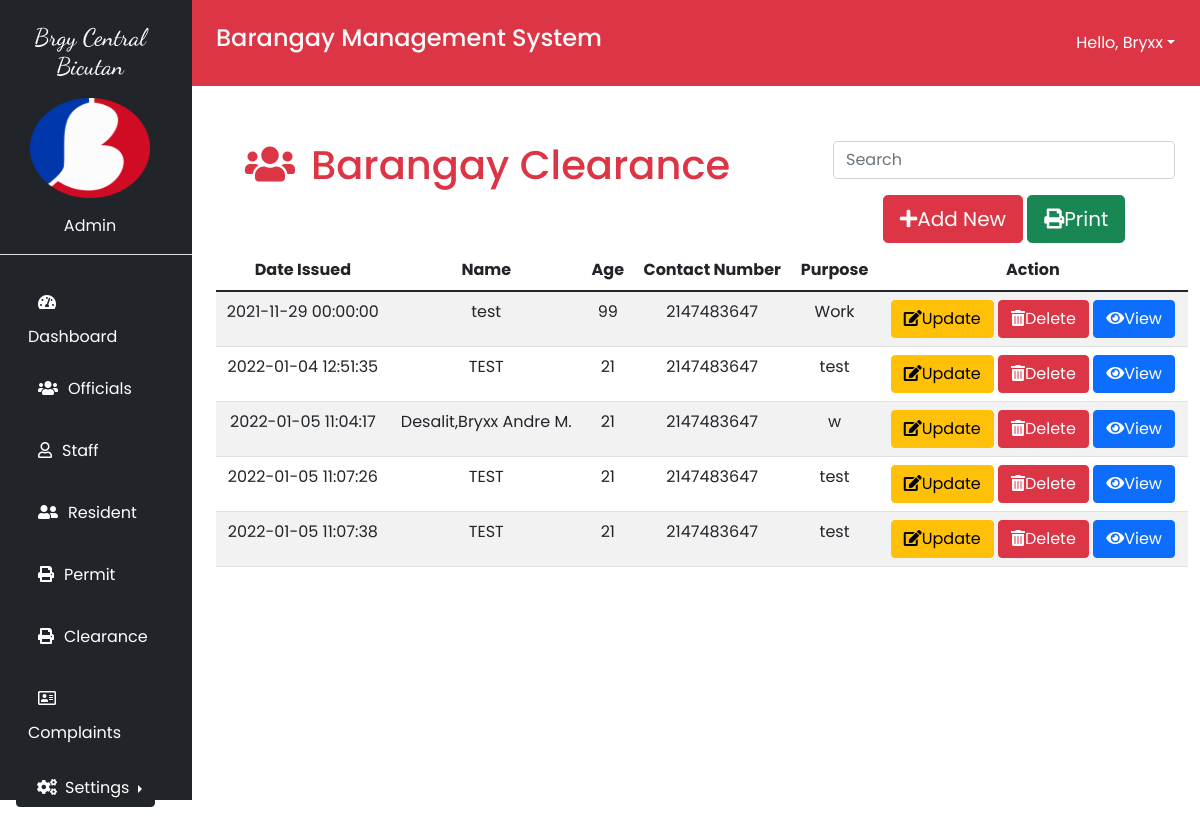
Page /barangay_clearance.php (signed in) on the committed database.
### tables this page shows
CREATE TABLE `tbl_info` (
  `id` int(11) NOT NULL,
  `barangayname` varchar(255) NOT NULL,
  `city` varchar(255) NOT NULL,
  `zipcode` int(20) NOT NULL,
  `images` varchar(250) NOT NULL
);

CREATE TABLE `tblclearance` (
  `id` int(11) NOT NULL,
  `DateIssued` datetime NOT NULL DEFAULT current_timestamp(),
  `Name` varchar(250) NOT NULL,
  `Age` int(11) NOT NULL,
  `ContactNumber` int(111) NOT NULL,
  `receipt` varchar(250) NOT NULL,
  `Purpose` varchar(250) NOT NULL
);

### barangay_clearance.php (the view, shortened to what this page needs)
<?php
require_once 'conn.php';
?>
<!DOCTYPE html>
<html lang="en">
<head>
    <link href="https://cdn.jsdelivr.net/npm/bootstrap@5.1.2/dist/css/bootstrap.min.css" rel="stylesheet">
    <link rel="stylesheet" href="https://use.fontawesome.com/releases/v5.15.4/css/all.css">
    <link rel="stylesheet" href="css/custom.css">
    <link href="https://fonts.googleapis.com/css2?family=Poppins:ital,wght@0,100;0,200;0,300;0,400;1,100;1,200;1,300&display=swap" rel="stylesheet"></head>
<body>
    <div class="row">
        <?php include 'sidebar.php'; ?>
          <div class="col-sm-10 p-0">
                <div class="bg-danger w-100 text-light p-4 d-flex justify-content-between">
                    <div>
                    <h4>Barangay Management System</h4>
                    </div>
                      <div class="btn-group">
                        <button type="button" class="btn btn-danger dropdown-toggle float-right" data-bs-toggle="dropdown">Hello, <?php echo ucwords($_SESSION['name']); ?></button>
                      </div>
                </div>
              <div class="container-fluid">
                  <div class="btn mt-5 d-sm-flex justify-content-between">
                          <div class="header">
                            <h1 class="text-danger"><i class="fas fa-users px-3"></i>Barangay Clearance</h1>
                          </div>
                          <div class="button">
                          <input type="text" placeholder="Search" id="myInput" class="form-control mb-3">
                          <button data-bs-toggle="modal" data-bs-target="#addclearance" class="btn btn-danger btn-lg"><i class="fas fa-plus"></i>Add New</button>
                          <button type="submit" class="btn btn-success btn-lg" onclick="Export()"><i class="fas fa-print"></i>Print</button>
                          </div>
                  </div>
              </div>
              <div class="container-fluid">
                <div class="row">
                  <div class="col-md-12">
                    <div class="table-responsive">
                    <table class="table table-striped text-center">
                      <thead >
                        <th>Date Issued</th>
                        <th>Name</th>
                        <th>Age</th>
                        <th>Contact Number</th>
                        <th>Purpose</th>
                        <th>Action</th>
                      </thead>
                      <tbody id="myTable">
                    <?php
                            include('conn.php');
                            $query=mysqli_query($conn,"SELECT * from `tblclearance`");
                            while($row=mysqli_fetch_array($query)){
                              ?>
                              <tr">
                                <td><?php echo ($row['DateIssued']); ?></td>
                                <td><?php echo ($row['Name']); ?></td>
                                <td><?php echo ($row['Age']); ?></td>
                                <td><?php echo ($row['ContactNumber']); ?></td>
                                <td><?php echo ($row['Purpose']); ?></td>
                                <td>
                                <button data-bs-toggle="modal" data-bs-target="#editclearance<?php echo $row['id'];?>" class="btn btn-warning"><i class="fas fa-edit"></i>Update</button>
                                <button data-bs-toggle="modal" data-bs-target="#del-clearance<?php echo $row['id']; ?>" class="btn btn-danger"><i class="fas fa-trash-alt"></i>Delete</button>
                                <button data-bs-toggle="modal" data-bs-target="#view-clearance<?php echo $row['id']; ?>" class="btn btn-primary"><i class="fas fa-eye"></i>View</button>
                                </td>
                              <?php
                            }
                          ?>
                      </tbody>
                    </table>
                    </div>
                  </div>
                </div>
              </div>
          </div>
    </div>
</body>
</html>

### sidebar.php (shortened to what this page needs)
<div class="col-sm-2 bg-dark text-light p-0 " style="height: 100vh;">
            <?php
            include('conn.php');
              $query = mysqli_query($conn,"SELECT * from `tbl_info`");
            while($row=mysqli_fetch_array($query)){
            ?>
            <div class="header container mt-4 border-bottom">
                <h4 class="text-center mb-3"><?php echo ($row['barangayname']); ?></h4>
                <img src="<?php echo ($row['images']); ?>" alt="user" class=" mx-auto d-block" style="width:120px;height: 100px;">
                <p class="text-center mt-3"><?php echo ucwords($_SESSION['role']); ?></p>
            </div>
            <?php
            }
            ?>
            <div class="container mt-3">
                <ul class="nav flex-column text-left">
                <?php if($_SESSION['role'] == 'Admin'){ ?>
                <li class="nav-item">
                    <a class="nav-link" href="dashboard.php"><i class="fas fa-tachometer-alt"></i>Dashboard</a>
                </li>
                <li class="nav-item">
                    <a class="nav-link" href="officials.php"><i class="fas fa-users"></i>Officials</a>
                </li>
                <li class="nav-item">
                    <a class="nav-link" href="bms-staff.php"><i class="far fa-user"></i>Staff</a>
                </li>
                <li class="nav-item">
                    <a class="nav-link" href="resident.php"><i class="fas fa-user-friends"></i>Resident</a>
                </li>
                <li class="nav-item">
                    <a class="nav-link" href="business_permit.php"><i class="fas fa-print"></i>Permit</a>
                </li>
                <li class="nav-item">
                    <a class="nav-link" href="barangay_clearance.php"><i class="fas fa-print"></i>Clearance</a>
                </li>
                <li class="nav-item">
                    <a class="nav-link" href="complaints.php"><i class="far fa-address-card"></i>Complaints</a>
                </li>
                <div class="dropdown dropend px-1 py-3">
                <button type="button" class="btn btn-dark dropdown-toggle" data-bs-toggle="dropdown">
                <i class="fas fa-cogs px-2"></i>Settings
                </button>
                </div>
                <?php }; ?>
                </ul>
            </div>
        </div>

### css/custom.css (style rules this page uses)
* { font-family: 'Poppins', sans-serif; margin: 0; padding: 0; box-sizing: border-box; }
.nav-item a { color: white; }
.nav-item i { padding: 15px 10px; }
.header h4 { font-family: 'Dancing Script', cursive; }

### rows in the picture
tbl_info: barangayname "Brgy Central Bicutan", images (picture)
tblclearance: DateIssued "2021-11-29 00:00:00", Name "test", Age "99", ContactNumber "2147483647", Purpose "Work"
tblclearance: DateIssued "2022-01-04 12:51:35", Name "TEST", Age "21", ContactNumber "2147483647", Purpose "test"
tblclearance: DateIssued "2022-01-05 11:04:17", Name "Desalit,Bryxx Andre M.", Age "21", ContactNumber "2147483647", Purpose "w"
tblclearance: DateIssued "2022-01-05 11:07:26", Name "TEST", Age "21", ContactNumber "2147483647", Purpose "test"
tblclearance: DateIssued "2022-01-05 11:07:38", Name "TEST", Age "21", ContactNumber "2147483647", Purpose "test"

### other values in the picture
$_SESSION['name'] "Bryxx"
